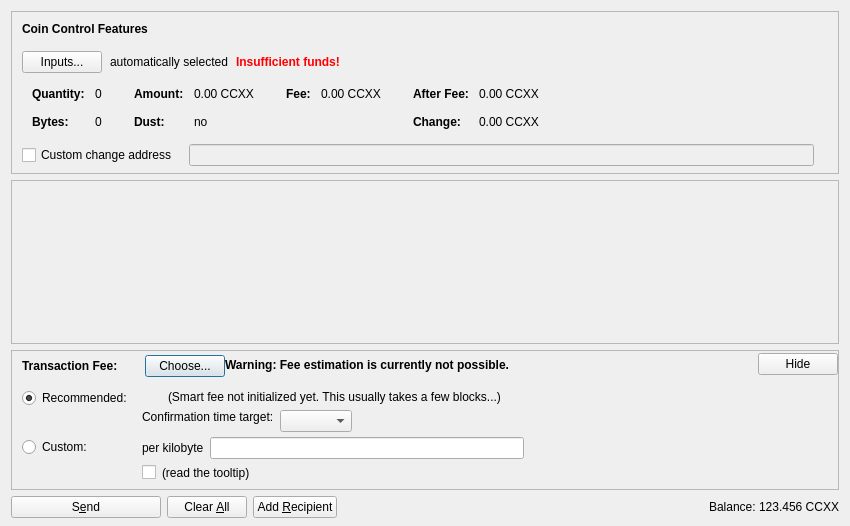
<?xml version="1.0" encoding="UTF-8"?>
<ui version="4.0">
 <class>SendCoinsDialog</class>
 <widget class="QDialog" name="SendCoinsDialog">
  <property name="geometry">
   <rect>
    <x>0</x>
    <y>0</y>
    <width>850</width>
    <height>526</height>
   </rect>
  </property>
  <property name="windowTitle">
   <string>Send Coins</string>
  </property>
  <layout class="QVBoxLayout" name="verticalLayout" stretch="0,1,0,0">
   <property name="bottomMargin">
    <number>8</number>
   </property>
   <item>
    <widget class="QFrame" name="frameCoinControl">
     <property name="sizePolicy">
      <sizepolicy hsizetype="Expanding" vsizetype="Expanding">
       <horstretch>0</horstretch>
       <verstretch>0</verstretch>
      </sizepolicy>
     </property>
     <property name="maximumSize">
      <size>
       <width>16777215</width>
       <height>16777215</height>
      </size>
     </property>
     <property name="frameShape">
      <enum>QFrame::StyledPanel</enum>
     </property>
     <property name="frameShadow">
      <enum>QFrame::Sunken</enum>
     </property>
     <layout class="QVBoxLayout" name="verticalLayoutCoinControl2">
      <property name="spacing">
       <number>0</number>
      </property>
      <property name="leftMargin">
       <number>0</number>
      </property>
      <property name="topMargin">
       <number>0</number>
      </property>
      <property name="rightMargin">
       <number>0</number>
      </property>
      <property name="bottomMargin">
       <number>6</number>
      </property>
      <item>
       <layout class="QVBoxLayout" name="verticalLayoutCoinControl" stretch="0,0,0,0,1">
        <property name="spacing">
         <number>0</number>
        </property>
        <property name="leftMargin">
         <number>10</number>
        </property>
        <property name="topMargin">
         <number>10</number>
        </property>
        <item>
         <layout class="QHBoxLayout" name="horizontalLayoutCoinControl1">
          <property name="bottomMargin">
           <number>15</number>
          </property>
          <item>
           <widget class="QLabel" name="labelCoinControlFeatures">
            <property name="sizePolicy">
             <sizepolicy hsizetype="Preferred" vsizetype="Maximum">
              <horstretch>0</horstretch>
              <verstretch>0</verstretch>
             </sizepolicy>
            </property>
            <property name="font">
             <font>
              <weight>75</weight>
              <bold>true</bold>
             </font>
            </property>
            <property name="styleSheet">
             <string notr="true">font-weight:bold;</string>
            </property>
            <property name="text">
             <string>Coin Control Features</string>
            </property>
           </widget>
          </item>
         </layout>
        </item>
        <item>
         <layout class="QHBoxLayout" name="horizontalLayoutCoinControl2" stretch="0,0,0,0">
          <property name="spacing">
           <number>8</number>
          </property>
          <property name="bottomMargin">
           <number>10</number>
          </property>
          <item>
           <widget class="QPushButton" name="pushButtonCoinControl">
            <property name="styleSheet">
             <string notr="true"/>
            </property>
            <property name="text">
             <string>Inputs...</string>
            </property>
            <property name="autoDefault">
             <bool>false</bool>
            </property>
           </widget>
          </item>
          <item>
           <widget class="QLabel" name="labelCoinControlAutomaticallySelected">
            <property name="text">
             <string>automatically selected</string>
            </property>
            <property name="margin">
             <number>5</number>
            </property>
           </widget>
          </item>
          <item>
           <widget class="QLabel" name="labelCoinControlInsuffFunds">
            <property name="font">
             <font>
              <weight>75</weight>
              <bold>true</bold>
             </font>
            </property>
            <property name="styleSheet">
             <string notr="true">color:red;font-weight:bold;</string>
            </property>
            <property name="text">
             <string>Insufficient funds!</string>
            </property>
            <property name="margin">
             <number>5</number>
            </property>
           </widget>
          </item>
          <item>
           <spacer name="horizontalSpacerCoinControl">
            <property name="orientation">
             <enum>Qt::Horizontal</enum>
            </property>
            <property name="sizeHint" stdset="0">
             <size>
              <width>40</width>
              <height>1</height>
             </size>
            </property>
           </spacer>
          </item>
         </layout>
        </item>
        <item>
         <widget class="QWidget" name="widgetCoinControl" native="true">
          <property name="sizePolicy">
           <sizepolicy hsizetype="Preferred" vsizetype="Preferred">
            <horstretch>0</horstretch>
            <verstretch>0</verstretch>
           </sizepolicy>
          </property>
          <property name="minimumSize">
           <size>
            <width>0</width>
            <height>0</height>
           </size>
          </property>
          <property name="styleSheet">
           <string notr="true"/>
          </property>
          <layout class="QHBoxLayout" name="horizontalLayoutCoinControl5">
           <property name="leftMargin">
            <number>0</number>
           </property>
           <property name="topMargin">
            <number>0</number>
           </property>
           <property name="rightMargin">
            <number>0</number>
           </property>
           <property name="bottomMargin">
            <number>0</number>
           </property>
           <item>
            <layout class="QHBoxLayout" name="horizontalLayoutCoinControl3" stretch="0,0,0,1">
             <property name="spacing">
              <number>20</number>
             </property>
             <property name="topMargin">
              <number>0</number>
             </property>
             <property name="bottomMargin">
              <number>10</number>
             </property>
             <item>
              <layout class="QFormLayout" name="formLayoutCoinControl1">
               <property name="horizontalSpacing">
                <number>10</number>
               </property>
               <property name="verticalSpacing">
                <number>14</number>
               </property>
               <property name="leftMargin">
                <number>10</number>
               </property>
               <property name="topMargin">
                <number>4</number>
               </property>
               <property name="rightMargin">
                <number>6</number>
               </property>
               <item row="0" column="0">
                <widget class="QLabel" name="labelCoinControlQuantityText">
                 <property name="font">
                  <font>
                   <weight>75</weight>
                   <bold>true</bold>
                  </font>
                 </property>
                 <property name="text">
                  <string>Quantity:</string>
                 </property>
                 <property name="margin">
                  <number>0</number>
                 </property>
                </widget>
               </item>
               <item row="0" column="1">
                <widget class="QLabel" name="labelCoinControlQuantity">
                 <property name="cursor">
                  <cursorShape>IBeamCursor</cursorShape>
                 </property>
                 <property name="contextMenuPolicy">
                  <enum>Qt::ActionsContextMenu</enum>
                 </property>
                 <property name="text">
                  <string notr="true">0</string>
                 </property>
                 <property name="margin">
                  <number>0</number>
                 </property>
                 <property name="textInteractionFlags">
                  <set>Qt::LinksAccessibleByMouse|Qt::TextSelectableByKeyboard|Qt::TextSelectableByMouse</set>
                 </property>
                </widget>
               </item>
               <item row="1" column="0">
                <widget class="QLabel" name="labelCoinControlBytesText">
                 <property name="font">
                  <font>
                   <weight>75</weight>
                   <bold>true</bold>
                  </font>
                 </property>
                 <property name="text">
                  <string>Bytes:</string>
                 </property>
                </widget>
               </item>
               <item row="1" column="1">
                <widget class="QLabel" name="labelCoinControlBytes">
                 <property name="cursor">
                  <cursorShape>IBeamCursor</cursorShape>
                 </property>
                 <property name="contextMenuPolicy">
                  <enum>Qt::ActionsContextMenu</enum>
                 </property>
                 <property name="text">
                  <string notr="true">0</string>
                 </property>
                 <property name="textInteractionFlags">
                  <set>Qt::LinksAccessibleByMouse|Qt::TextSelectableByKeyboard|Qt::TextSelectableByMouse</set>
                 </property>
                </widget>
               </item>
              </layout>
             </item>
             <item>
              <layout class="QFormLayout" name="formLayoutCoinControl2">
               <property name="horizontalSpacing">
                <number>10</number>
               </property>
               <property name="verticalSpacing">
                <number>14</number>
               </property>
               <property name="leftMargin">
                <number>6</number>
               </property>
               <property name="topMargin">
                <number>4</number>
               </property>
               <property name="rightMargin">
                <number>6</number>
               </property>
               <item row="0" column="0">
                <widget class="QLabel" name="labelCoinControlAmountText">
                 <property name="font">
                  <font>
                   <weight>75</weight>
                   <bold>true</bold>
                  </font>
                 </property>
                 <property name="text">
                  <string>Amount:</string>
                 </property>
                 <property name="margin">
                  <number>0</number>
                 </property>
                </widget>
               </item>
               <item row="0" column="1">
                <widget class="QLabel" name="labelCoinControlAmount">
                 <property name="cursor">
                  <cursorShape>IBeamCursor</cursorShape>
                 </property>
                 <property name="contextMenuPolicy">
                  <enum>Qt::ActionsContextMenu</enum>
                 </property>
                 <property name="text">
                  <string notr="true">0.00 CCXX</string>
                 </property>
                 <property name="textInteractionFlags">
                  <set>Qt::LinksAccessibleByMouse|Qt::TextSelectableByKeyboard|Qt::TextSelectableByMouse</set>
                 </property>
                </widget>
               </item>
               <item row="1" column="0">
                <widget class="QLabel" name="labelCoinControlLowOutputText">
                 <property name="font">
                  <font>
                   <weight>75</weight>
                   <bold>true</bold>
                  </font>
                 </property>
                 <property name="text">
                  <string>Dust:</string>
                 </property>
                </widget>
               </item>
               <item row="1" column="1">
                <widget class="QLabel" name="labelCoinControlLowOutput">
                 <property name="cursor">
                  <cursorShape>IBeamCursor</cursorShape>
                 </property>
                 <property name="contextMenuPolicy">
                  <enum>Qt::ActionsContextMenu</enum>
                 </property>
                 <property name="text">
                  <string notr="true">no</string>
                 </property>
                 <property name="textInteractionFlags">
                  <set>Qt::LinksAccessibleByMouse|Qt::TextSelectableByKeyboard|Qt::TextSelectableByMouse</set>
                 </property>
                </widget>
               </item>
              </layout>
             </item>
             <item>
              <layout class="QFormLayout" name="formLayoutCoinControl3">
               <property name="horizontalSpacing">
                <number>10</number>
               </property>
               <property name="verticalSpacing">
                <number>14</number>
               </property>
               <property name="leftMargin">
                <number>6</number>
               </property>
               <property name="topMargin">
                <number>4</number>
               </property>
               <property name="rightMargin">
                <number>6</number>
               </property>
               <item row="0" column="0">
                <widget class="QLabel" name="labelCoinControlFeeText">
                 <property name="font">
                  <font>
                   <weight>75</weight>
                   <bold>true</bold>
                  </font>
                 </property>
                 <property name="text">
                  <string>Fee:</string>
                 </property>
                 <property name="margin">
                  <number>0</number>
                 </property>
                </widget>
               </item>
               <item row="0" column="1">
                <widget class="QLabel" name="labelCoinControlFee">
                 <property name="cursor">
                  <cursorShape>IBeamCursor</cursorShape>
                 </property>
                 <property name="contextMenuPolicy">
                  <enum>Qt::ActionsContextMenu</enum>
                 </property>
                 <property name="text">
                  <string notr="true">0.00 CCXX</string>
                 </property>
                 <property name="textInteractionFlags">
                  <set>Qt::LinksAccessibleByMouse|Qt::TextSelectableByKeyboard|Qt::TextSelectableByMouse</set>
                 </property>
                </widget>
               </item>
              </layout>
             </item>
             <item>
              <layout class="QFormLayout" name="formLayoutCoinControl4">
               <property name="horizontalSpacing">
                <number>10</number>
               </property>
               <property name="verticalSpacing">
                <number>14</number>
               </property>
               <property name="leftMargin">
                <number>6</number>
               </property>
               <property name="topMargin">
                <number>4</number>
               </property>
               <property name="rightMargin">
                <number>6</number>
               </property>
               <item row="0" column="0">
                <widget class="QLabel" name="labelCoinControlAfterFeeText">
                 <property name="font">
                  <font>
                   <weight>75</weight>
                   <bold>true</bold>
                  </font>
                 </property>
                 <property name="text">
                  <string>After Fee:</string>
                 </property>
                 <property name="margin">
                  <number>0</number>
                 </property>
                </widget>
               </item>
               <item row="0" column="1">
                <widget class="QLabel" name="labelCoinControlAfterFee">
                 <property name="cursor">
                  <cursorShape>IBeamCursor</cursorShape>
                 </property>
                 <property name="contextMenuPolicy">
                  <enum>Qt::ActionsContextMenu</enum>
                 </property>
                 <property name="text">
                  <string notr="true">0.00 CCXX</string>
                 </property>
                 <property name="textInteractionFlags">
                  <set>Qt::LinksAccessibleByMouse|Qt::TextSelectableByKeyboard|Qt::TextSelectableByMouse</set>
                 </property>
                </widget>
               </item>
               <item row="1" column="0">
                <widget class="QLabel" name="labelCoinControlChangeText">
                 <property name="font">
                  <font>
                   <weight>75</weight>
                   <bold>true</bold>
                  </font>
                 </property>
                 <property name="text">
                  <string>Change:</string>
                 </property>
                </widget>
               </item>
               <item row="1" column="1">
                <widget class="QLabel" name="labelCoinControlChange">
                 <property name="cursor">
                  <cursorShape>IBeamCursor</cursorShape>
                 </property>
                 <property name="contextMenuPolicy">
                  <enum>Qt::ActionsContextMenu</enum>
                 </property>
                 <property name="text">
                  <string notr="true">0.00 CCXX</string>
                 </property>
                 <property name="textInteractionFlags">
                  <set>Qt::LinksAccessibleByMouse|Qt::TextSelectableByKeyboard|Qt::TextSelectableByMouse</set>
                 </property>
                </widget>
               </item>
              </layout>
             </item>
            </layout>
           </item>
          </layout>
         </widget>
        </item>
        <item>
         <layout class="QHBoxLayout" name="horizontalLayoutCoinControl4" stretch="0,0,0">
          <property name="spacing">
           <number>12</number>
          </property>
          <property name="sizeConstraint">
           <enum>QLayout::SetDefaultConstraint</enum>
          </property>
          <property name="topMargin">
           <number>5</number>
          </property>
          <property name="rightMargin">
           <number>5</number>
          </property>
          <item>
           <widget class="QCheckBox" name="checkBoxCoinControlChange">
            <property name="toolTip">
             <string>If this is activated, but the change address is empty or invalid, change will be sent to a newly generated address.</string>
            </property>
            <property name="text">
             <string>Custom change address</string>
            </property>
           </widget>
          </item>
          <item>
           <widget class="QValidatedLineEdit" name="lineEditCoinControlChange">
            <property name="enabled">
             <bool>false</bool>
            </property>
            <property name="sizePolicy">
             <sizepolicy hsizetype="Expanding" vsizetype="Fixed">
              <horstretch>0</horstretch>
              <verstretch>0</verstretch>
             </sizepolicy>
            </property>
           </widget>
          </item>
          <item>
           <widget class="QLabel" name="labelCoinControlChangeLabel">
            <property name="sizePolicy">
             <sizepolicy hsizetype="Preferred" vsizetype="Expanding">
              <horstretch>0</horstretch>
              <verstretch>0</verstretch>
             </sizepolicy>
            </property>
            <property name="minimumSize">
             <size>
              <width>0</width>
              <height>0</height>
             </size>
            </property>
            <property name="text">
             <string/>
            </property>
            <property name="margin">
             <number>3</number>
            </property>
           </widget>
          </item>
         </layout>
        </item>
        <item>
         <spacer name="verticalSpacerCoinControl">
          <property name="orientation">
           <enum>Qt::Vertical</enum>
          </property>
          <property name="sizeHint" stdset="0">
           <size>
            <width>800</width>
            <height>1</height>
           </size>
          </property>
         </spacer>
        </item>
       </layout>
      </item>
     </layout>
    </widget>
   </item>
   <item>
    <widget class="QScrollArea" name="scrollArea">
     <property name="widgetResizable">
      <bool>true</bool>
     </property>
     <widget class="QWidget" name="scrollAreaWidgetContents">
      <property name="geometry">
       <rect>
        <x>0</x>
        <y>0</y>
        <width>830</width>
        <height>104</height>
       </rect>
      </property>
      <layout class="QVBoxLayout" name="verticalLayout_2" stretch="0,1">
       <property name="leftMargin">
        <number>0</number>
       </property>
       <property name="topMargin">
        <number>0</number>
       </property>
       <property name="rightMargin">
        <number>0</number>
       </property>
       <property name="bottomMargin">
        <number>0</number>
       </property>
       <item>
        <layout class="QVBoxLayout" name="entries">
         <property name="spacing">
          <number>6</number>
         </property>
        </layout>
       </item>
       <item>
        <spacer name="verticalSpacer">
         <property name="orientation">
          <enum>Qt::Vertical</enum>
         </property>
         <property name="sizeHint" stdset="0">
          <size>
           <width>20</width>
           <height>40</height>
          </size>
         </property>
        </spacer>
       </item>
      </layout>
     </widget>
    </widget>
   </item>
   <item>
    <widget class="QFrame" name="frameFee">
     <property name="sizePolicy">
      <sizepolicy hsizetype="Expanding" vsizetype="Expanding">
       <horstretch>0</horstretch>
       <verstretch>0</verstretch>
      </sizepolicy>
     </property>
     <property name="maximumSize">
      <size>
       <width>16777215</width>
       <height>16777215</height>
      </size>
     </property>
     <property name="frameShape">
      <enum>QFrame::StyledPanel</enum>
     </property>
     <property name="frameShadow">
      <enum>QFrame::Sunken</enum>
     </property>
     <layout class="QVBoxLayout" name="verticalLayoutFee1">
      <property name="spacing">
       <number>0</number>
      </property>
      <property name="leftMargin">
       <number>0</number>
      </property>
      <property name="topMargin">
       <number>0</number>
      </property>
      <property name="rightMargin">
       <number>0</number>
      </property>
      <property name="bottomMargin">
       <number>0</number>
      </property>
      <item>
       <layout class="QVBoxLayout" name="verticalLayoutFee2" stretch="0,0,0">
        <property name="spacing">
         <number>0</number>
        </property>
        <property name="leftMargin">
         <number>10</number>
        </property>
        <property name="topMargin">
         <number>0</number>
        </property>
        <item>
         <layout class="QHBoxLayout" name="horizontalLayoutFee1">
          <property name="bottomMargin">
           <number>0</number>
          </property>
          <item>
           <layout class="QVBoxLayout" name="verticalLayoutFee7">
            <property name="spacing">
             <number>0</number>
            </property>
            <item>
             <spacer name="verticalSpacerSmartFee">
              <property name="orientation">
               <enum>Qt::Vertical</enum>
              </property>
              <property name="sizeType">
               <enum>QSizePolicy::Fixed</enum>
              </property>
              <property name="sizeHint" stdset="0">
               <size>
                <width>1</width>
                <height>4</height>
               </size>
              </property>
             </spacer>
            </item>
            <item>
             <layout class="QHBoxLayout" name="horizontalLayoutSmartFee">
              <property name="spacing">
               <number>10</number>
              </property>
              <item>
               <widget class="QLabel" name="labelFeeHeadline">
                <property name="sizePolicy">
                 <sizepolicy hsizetype="Preferred" vsizetype="Maximum">
                  <horstretch>0</horstretch>
                  <verstretch>0</verstretch>
                 </sizepolicy>
                </property>
                <property name="font">
                 <font>
                  <weight>75</weight>
                  <bold>true</bold>
                 </font>
                </property>
                <property name="styleSheet">
                 <string notr="true">font-weight:bold;</string>
                </property>
                <property name="text">
                 <string>Transaction Fee:</string>
                </property>
               </widget>
              </item>
              <item>
               <widget class="QLabel" name="labelFeeMinimized">
                <property name="text">
                 <string/>
                </property>
               </widget>
              </item>
              <item>
               <widget class="QPushButton" name="buttonChooseFee">
                <property name="text">
                 <string>Choose...</string>
                </property>
               </widget>
              </item>
             </layout>
            </item>
            <item>
             <spacer name="verticalSpacer_5">
              <property name="orientation">
               <enum>Qt::Vertical</enum>
              </property>
              <property name="sizeHint" stdset="0">
               <size>
                <width>1</width>
                <height>1</height>
               </size>
              </property>
             </spacer>
            </item>
           </layout>
          </item>
          <item>
           <widget class="QLabel" name="fallbackFeeWarningLabel">
            <property name="toolTip">
             <string>Using the fallbackfee can result in sending a transaction that will take several hours or days (or never) to confirm. Consider choosing your fee manually or wait until you have validated the complete chain.</string>
            </property>
            <property name="font">
            <font>
                <weight>75</weight>
                <bold>true</bold>
            </font>
            </property>
            <property name="text">
             <string>Warning: Fee estimation is currently not possible.</string>
            </property>
            <property name="wordWrap">
             <bool>false</bool>
            </property>
           </widget>
          </item>
          <item>
           <spacer name="horizontalSpacer_4">
            <property name="orientation">
             <enum>Qt::Horizontal</enum>
            </property>
            <property name="sizeType">
             <enum>QSizePolicy::MinimumExpanding</enum>
            </property>
            <property name="sizeHint" stdset="0">
             <size>
              <width>40</width>
              <height>20</height>
             </size>
            </property>
           </spacer>
          </item>
          <item>
           <widget class="QPushButton" name="buttonMinimizeFee">
            <property name="toolTip">
             <string>collapse fee-settings</string>
            </property>
            <property name="text">
             <string>Hide</string>
            </property>
           </widget>
          </item>
         </layout>
        </item>
        <item>
         <widget class="QFrame" name="frameFeeSelection">
          <layout class="QVBoxLayout" name="verticalLayoutFee12">
           <property name="spacing">
            <number>0</number>
           </property>
           <property name="leftMargin">
            <number>0</number>
           </property>
           <property name="topMargin">
            <number>0</number>
           </property>
           <property name="rightMargin">
            <number>0</number>
           </property>
           <property name="bottomMargin">
            <number>0</number>
           </property>
           <item>
            <layout class="QGridLayout" name="gridLayoutFee">
             <property name="topMargin">
              <number>10</number>
             </property>
             <property name="bottomMargin">
              <number>4</number>
             </property>
             <property name="horizontalSpacing">
              <number>10</number>
             </property>
             <property name="verticalSpacing">
              <number>4</number>
             </property>
             <item row="1" column="1">
              <layout class="QVBoxLayout" name="verticalLayoutFee8">
               <property name="spacing">
                <number>6</number>
               </property>
               <item>
                <layout class="QHBoxLayout" name="horizontalLayoutFee13">
                 <item>
                  <widget class="QLabel" name="labelCustomPerKilobyte">
                   <property name="toolTip">
                    <string>Specify a custom fee per kB (1,000 bytes) of the transaction's virtual size.

Note:  Since the fee is calculated on a per-byte basis, a fee of "100 satoshis per kB" for a transaction size of 500 bytes (half of 1 kB) would ultimately yield a fee of only 50 satoshis.</string>
                   </property>
                   <property name="text">
                    <string>per kilobyte</string>
                   </property>
                  </widget>
                 </item>
                 <item>
                  <widget class="BitcoinAmountField" name="customFee"/>
                 </item>
                 <item>
                  <spacer name="horizontalSpacer_6">
                   <property name="orientation">
                    <enum>Qt::Horizontal</enum>
                   </property>
                   <property name="sizeHint" stdset="0">
                    <size>
                     <width>1</width>
                     <height>1</height>
                    </size>
                   </property>
                  </spacer>
                 </item>
                </layout>
               </item>
               <item>
                <layout class="QHBoxLayout" name="horizontalLayoutFee8">
                 <item>
                  <widget class="QCheckBox" name="checkBoxMinimumFee">
                   <property name="toolTip">
                    <string>Paying only the minimum fee is just fine as long as there is less transaction volume than space in the blocks. But be aware that this can end up in a never confirming transaction once there is more demand for counosx transactions than the network can process.</string>
                   </property>
                   <property name="text">
                    <string/>
                   </property>
                  </widget>
                 </item>
                 <item>
                  <widget class="QLabel" name="labelMinFeeWarning">
                   <property name="enabled">
                    <bool>true</bool>
                   </property>
                   <property name="toolTip">
                    <string>Paying only the minimum fee is just fine as long as there is less transaction volume than space in the blocks. But be aware that this can end up in a never confirming transaction once there is more demand for counosx transactions than the network can process.</string>
                   </property>
                   <property name="text">
                    <string>(read the tooltip)</string>
                   </property>
                   <property name="margin">
                    <number>5</number>
                   </property>
                  </widget>
                 </item>
                 <item>
                  <spacer name="horizontalSpacer_2">
                   <property name="orientation">
                    <enum>Qt::Horizontal</enum>
                   </property>
                   <property name="sizeHint" stdset="0">
                    <size>
                     <width>1</width>
                     <height>1</height>
                    </size>
                   </property>
                  </spacer>
                 </item>
                </layout>
               </item>
              </layout>
             </item>
             <item row="0" column="0">
              <layout class="QVBoxLayout" name="verticalLayoutFee4" stretch="0,1">
               <item>
                <widget class="QRadioButton" name="radioSmartFee">
                 <property name="text">
                  <string>Recommended:</string>
                 </property>
                 <property name="checked">
                  <bool>true</bool>
                 </property>
                 <attribute name="buttonGroup">
                  <string notr="true">groupFee</string>
                 </attribute>
                </widget>
               </item>
               <item>
                <spacer name="verticalSpacer_2">
                 <property name="orientation">
                  <enum>Qt::Vertical</enum>
                 </property>
                 <property name="sizeHint" stdset="0">
                  <size>
                   <width>1</width>
                   <height>1</height>
                  </size>
                 </property>
                </spacer>
               </item>
              </layout>
             </item>
             <item row="1" column="0">
              <layout class="QVBoxLayout" name="verticalLayoutFee9" stretch="0,1">
               <item>
                <widget class="QRadioButton" name="radioCustomFee">
                 <property name="text">
                  <string>Custom:</string>
                 </property>
                 <attribute name="buttonGroup">
                  <string notr="true">groupFee</string>
                 </attribute>
                </widget>
               </item>
               <item>
                <spacer name="verticalSpacer_6">
                 <property name="orientation">
                  <enum>Qt::Vertical</enum>
                 </property>
                 <property name="sizeHint" stdset="0">
                  <size>
                   <width>1</width>
                   <height>1</height>
                  </size>
                 </property>
                </spacer>
               </item>
              </layout>
             </item>
             <item row="0" column="1">
              <layout class="QVBoxLayout" name="verticalLayoutFee3" stretch="0,0,1">
               <property name="spacing">
                <number>6</number>
               </property>
               <property name="topMargin">
                <number>2</number>
               </property>
               <item>
                <layout class="QHBoxLayout" name="horizontalLayoutFee12">
                 <item>
                  <widget class="QLabel" name="labelSmartFee">
                   <property name="text">
                    <string/>
                   </property>
                   <property name="margin">
                    <number>2</number>
                   </property>
                  </widget>
                 </item>
                 <item>
                  <widget class="QLabel" name="labelFeeEstimation">
                   <property name="text">
                    <string/>
                   </property>
                  </widget>
                 </item>
                 <item>
                  <widget class="QLabel" name="labelSmartFee2">
                   <property name="text">
                    <string>(Smart fee not initialized yet. This usually takes a few blocks...)</string>
                   </property>
                   <property name="margin">
                    <number>2</number>
                   </property>
                  </widget>
                 </item>
                 <item>
                  <spacer name="horizontalSpacer_5">
                   <property name="orientation">
                    <enum>Qt::Horizontal</enum>
                   </property>
                   <property name="sizeHint" stdset="0">
                    <size>
                     <width>1</width>
                     <height>1</height>
                    </size>
                   </property>
                  </spacer>
                 </item>
                </layout>
               </item>
               <item>
                <layout class="QHBoxLayout" name="horizontalLayoutFee9">
                 <item>
                  <layout class="QVBoxLayout" name="verticalLayoutFee6">
                   <item>
                    <widget class="QLabel" name="labelSmartFee3">
                     <property name="text">
                      <string>Confirmation time target:</string>
                     </property>
                     <property name="margin">
                      <number>2</number>
                     </property>
                    </widget>
                   </item>
                   <item>
                    <spacer name="verticalSpacer_3">
                     <property name="orientation">
                      <enum>Qt::Vertical</enum>
                     </property>
                     <property name="sizeHint" stdset="0">
                      <size>
                       <width>1</width>
                       <height>1</height>
                      </size>
                     </property>
                    </spacer>
                   </item>
                  </layout>
                 </item>
                 <item>
                  <layout class="QVBoxLayout" name="verticalLayoutFee5">
                   <property name="rightMargin">
                    <number>30</number>
                   </property>
                   <item>
                    <layout class="QHBoxLayout" name="horizontalLayoutConfTarget">
                     <property name="bottomMargin">
                      <number>0</number>
                     </property>
                     <item>
                      <widget class="QComboBox" name="confTargetSelector"/>
                     </item>
                     <item>
                      <spacer name="horizontalSpacerConfTarget">
                       <property name="orientation">
                        <enum>Qt::Horizontal</enum>
                       </property>
                       <property name="sizeHint" stdset="0">
                        <size>
                         <width>40</width>
                         <height>20</height>
                        </size>
                       </property>
                      </spacer>
                     </item>
                    </layout>
                   </item>
                  </layout>
                 </item>
                </layout>
               </item>
               <item>
                <spacer name="verticalSpacer_4">
                 <property name="orientation">
                  <enum>Qt::Vertical</enum>
                 </property>
                 <property name="sizeHint" stdset="0">
                  <size>
                   <width>1</width>
                   <height>1</height>
                  </size>
                 </property>
                </spacer>
               </item>
              </layout>
             </item>
            </layout>
           </item>
          </layout>
         </widget>
        </item>
        <item>
         <spacer name="verticalSpacerFee">
          <property name="orientation">
           <enum>Qt::Vertical</enum>
          </property>
          <property name="sizeHint" stdset="0">
           <size>
            <width>40</width>
            <height>5</height>
           </size>
          </property>
         </spacer>
        </item>
       </layout>
      </item>
     </layout>
    </widget>
   </item>
   <item>
    <layout class="QHBoxLayout" name="horizontalLayout">
     <item>
      <widget class="QPushButton" name="sendButton">
       <property name="minimumSize">
        <size>
         <width>150</width>
         <height>0</height>
        </size>
       </property>
       <property name="toolTip">
        <string>Confirm the send action</string>
       </property>
       <property name="text">
        <string>S&amp;end</string>
       </property>
       <property name="icon">
        <iconset resource="../bitcoin.qrc">
         <normaloff>:/icons/send</normaloff>:/icons/send</iconset>
       </property>
       <property name="autoDefault">
        <bool>false</bool>
       </property>
       <property name="default">
        <bool>false</bool>
       </property>
      </widget>
     </item>
     <item>
      <widget class="QPushButton" name="clearButton">
       <property name="sizePolicy">
        <sizepolicy hsizetype="Minimum" vsizetype="Fixed">
         <horstretch>0</horstretch>
         <verstretch>0</verstretch>
        </sizepolicy>
       </property>
       <property name="toolTip">
        <string>Clear all fields of the form.</string>
       </property>
       <property name="text">
        <string>Clear &amp;All</string>
       </property>
       <property name="icon">
        <iconset resource="../bitcoin.qrc">
         <normaloff>:/icons/remove</normaloff>:/icons/remove</iconset>
       </property>
       <property name="autoDefault">
        <bool>false</bool>
       </property>
      </widget>
     </item>
     <item>
      <widget class="QPushButton" name="addButton">
       <property name="toolTip">
        <string>Send to multiple recipients at once</string>
       </property>
       <property name="text">
        <string>Add &amp;Recipient</string>
       </property>
       <property name="icon">
        <iconset resource="../bitcoin.qrc">
         <normaloff>:/icons/add</normaloff>:/icons/add</iconset>
       </property>
       <property name="autoDefault">
        <bool>false</bool>
       </property>
      </widget>
     </item>
     <item>
      <spacer name="horizontalSpacer">
       <property name="orientation">
        <enum>Qt::Horizontal</enum>
       </property>
       <property name="sizeHint" stdset="0">
        <size>
         <width>40</width>
         <height>20</height>
        </size>
       </property>
      </spacer>
     </item>
     <item>
      <layout class="QHBoxLayout" name="horizontalLayout_2">
       <property name="spacing">
        <number>3</number>
       </property>
       <item>
        <widget class="QLabel" name="label">
         <property name="sizePolicy">
          <sizepolicy hsizetype="Preferred" vsizetype="Fixed">
           <horstretch>0</horstretch>
           <verstretch>0</verstretch>
          </sizepolicy>
         </property>
         <property name="text">
          <string>Balance:</string>
         </property>
        </widget>
       </item>
       <item>
        <widget class="QLabel" name="labelBalance">
         <property name="sizePolicy">
          <sizepolicy hsizetype="Preferred" vsizetype="Fixed">
           <horstretch>0</horstretch>
           <verstretch>0</verstretch>
          </sizepolicy>
         </property>
         <property name="cursor">
          <cursorShape>IBeamCursor</cursorShape>
         </property>
         <property name="text">
          <string notr="true">123.456 CCXX</string>
         </property>
         <property name="textInteractionFlags">
          <set>Qt::LinksAccessibleByMouse|Qt::TextSelectableByKeyboard|Qt::TextSelectableByMouse</set>
         </property>
        </widget>
       </item>
      </layout>
     </item>
    </layout>
   </item>
  </layout>
 </widget>
 <customwidgets>
  <customwidget>
   <class>QValidatedLineEdit</class>
   <extends>QLineEdit</extends>
   <header>qt/qvalidatedlineedit.h</header>
  </customwidget>
  <customwidget>
   <class>BitcoinAmountField</class>
   <extends>QLineEdit</extends>
   <header>qt/bitcoinamountfield.h</header>
   <container>1</container>
  </customwidget>
 </customwidgets>
 <resources>
  <include location="../bitcoin.qrc"/>
 </resources>
 <connections/>
 <buttongroups>
  <buttongroup name="groupFee"/>
 </buttongroups>
</ui>
